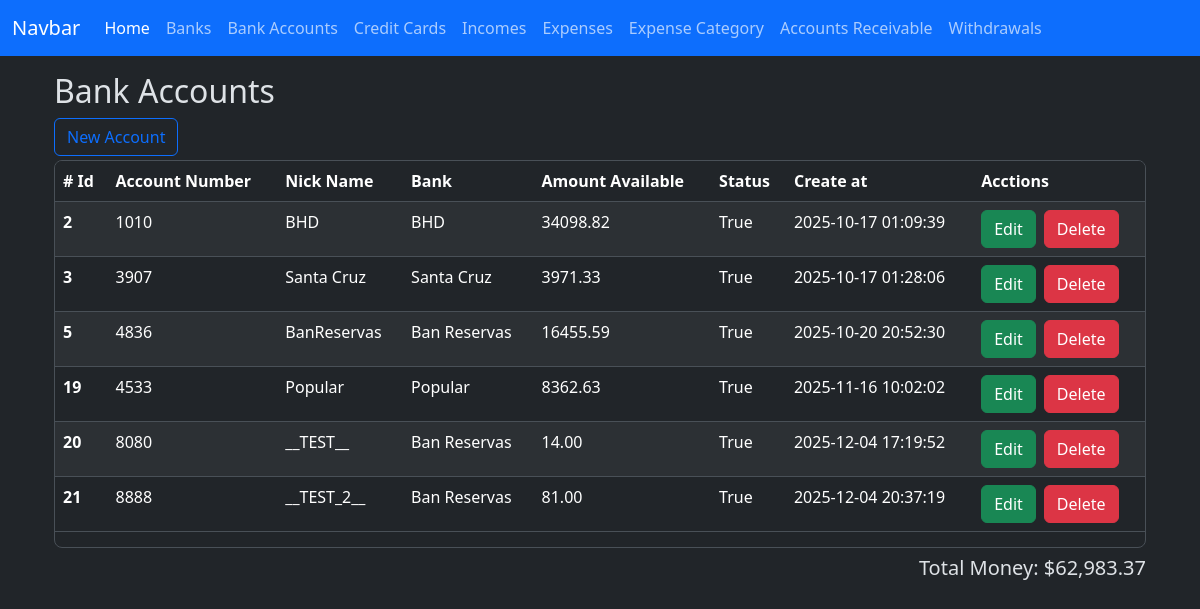
Page /bank_accounts/index on the committed database.
### app/models/bank_account.py (models this page shows)
class BankAccount(db.Model):
    __tablename__ = 'bank_accounts'
    id = db.Column(db.Integer, primary_key=True)
    nick_name = db.Column(db.String(120))
    amount_available = db.Column(db.Numeric(10, 2), nullable=False)
    is_active = db.Column(db.Boolean, default=True)
    account_number = db.Column(db.Integer, nullable=True)
    bank_id = db.Column(db.Integer, db.ForeignKey('banks.id'))
    created_at = db.Column(db.DateTime(timezone=True), server_default=func.now())
    updated_at = db.Column(db.DateTime(timezone=True), onupdate=func.now())
    bank = relationship('Bank', back_populates='bank_accounts')
    expenses = relationship('Expense', back_populates='bank_account')
    incomes = relationship('Income', back_populates='bank_account')
    loans = relationship('Loan', back_populates='bank_account')
    loan_payments = relationship('LoanPayment', back_populates='bank_account')
    credit_card_payments = relationship('CreditCardPayment', back_populates='bank_account')
    withdrawals = relationship('Withdrawal', back_populates='bank_account')

### app/models/bank.py (models this page shows)
class Bank(db.Model):
    __tablename__ = 'banks'
    id = db.Column(db.Integer, primary_key=True)
    name = db.Column(db.String(100), nullable=False)
    created_at = db.Column(db.DateTime(timezone=True), server_default=func.now())
    updated_at = db.Column(db.DateTime(timezone=True), onupdate=func.now())
    bank_accounts = relationship('BankAccount', back_populates='bank')
    credit_cards = relationship('CreditCard', back_populates='bank')

### app/routes/bank_account_routes.py (the view)
@bank_account_bp.route('/index', methods=['GET'])
def index():
    banks = Bank.query.all()
    bank_accounts = BankAccount.query.all()
    total_money = Decimal()
    for account in bank_accounts:
        total_money += account.amount_available
    total_money_formatted = f'{total_money:,.2f}'
    context = {
        'banks': banks,
        'bank_accounts': bank_accounts,
        'total_money': total_money_formatted,
    }
    return render_template('bank_accounts/index.html', **context)

### app/templates/bank_accounts/index.html (shortened to what this page needs)
{% extends 'layout.html' %}
{% block content %}
    <h2>Bank Accounts</h2>
    <div class="row">
        <div class="col-sm">
            <button type="button" class="btn btn-outline-primary" data-bs-toggle="modal" data-bs-target="#create-bank-account"
            >New Account</button>
        </div>
        <div class="col-sm"></div>
    </div>
    <div class="table-responsive overflow-y-auto border rounded-3 mt-1" style="max-height: 388px;">
        <table class="table table-striped  table-hover">
            <thead class="sticky-top">
                <tr>
                    <th scope="col"># Id</th>
                    <th scope="col">Account Number</th>
                    <th scope="col">Nick Name</th>
                    <th scope="col">Bank</th>
                    <th scope="col">Amount Available</th>
                    <th scope="col">Status</th>
                    <th scope="col">Create at</th>
                    <th scope="col">Acctions</th>
                </tr>
            </thead>
            <tbody>
                {% for bank_account in bank_accounts %}
                <tr class="bank-row" data-bank-account-id = "{{ bank_account.id }}">
                    <th scope="row">{{ bank_account.id }}</th>
                    <td>{{ bank_account.account_number }}</td>
                    <td>{{ bank_account.nick_name }}</td>
                    <td>{{ bank_account.bank.name }}</td>
                    <td>{{ bank_account.amount_available }}</td>
                    <td>{{ bank_account.is_active }}</td>
                    <td>{{ bank_account.created_at }}</td>
                    <td>
                        <div class="d-flex gap-2">
                            <button
                                type="button"
                                class="btn btn-success"
                                data-bs-toggle="modal"
                                data-bs-target="#edit-bank-account"
                                data-bank-account-id="{{ bank_account.id }}"
                                data-account-number="{{ bank_account.account_number }}"
                                data-nick-name="{{ bank_account.nick_name }}"
                                data-amount-available="{{ bank_account.amount_available }}"
                                data-bank-id="{{ bank_account.bank.id }}"
                            >Edit
                            </button>
                            <a href="{{ url_for('bank_account.delete', id=bank_account.id) }}" class="btn btn-danger">Delete</a>
                        </div>
                    </td>
                </tr>
                {% endfor %}
            </tbody>
        </table>
    </div>
    <div class="col-sm d-flex flex-row-reverse mt-2">
        <h5>Total Money: ${{ total_money }}</h5>
    </div>
    <link href="https://cdn.jsdelivr.net/npm/@sweetalert2/theme-dark@5/dark.css" rel="stylesheet">
{% endblock %}

### rows in the picture
BankAccount: id "2", account_number "1010", nick_name "BHD", bank.name "BHD", amount_available "34098.82", is_active "True", created_at "2025-10-17 01:09:39"
BankAccount: id "3", account_number "3907", nick_name "Santa Cruz", bank.name "Santa Cruz", amount_available "3971.33", is_active "True", created_at "2025-10-17 01:28:06"
BankAccount: id "5", account_number "4836", nick_name "BanReservas", bank.name "Ban Reservas", amount_available "16455.59", is_active "True", created_at "2025-10-20 20:52:30"
BankAccount: id "19", account_number "4533", nick_name "Popular", bank.name "Popular", amount_available "8362.63", is_active "True", created_at "2025-11-16 10:02:02"
BankAccount: id "20", account_number "8080", nick_name "__TEST__", bank.name "Ban Reservas", amount_available "14.00", is_active "True", created_at "2025-12-04 17:19:52"
BankAccount: id "21", account_number "8888", nick_name "__TEST_2__", bank.name "Ban Reservas", amount_available "81.00", is_active "True", created_at "2025-12-04 20:37:19"

### other values in the picture
{{ total_money }} "62,983.37"
